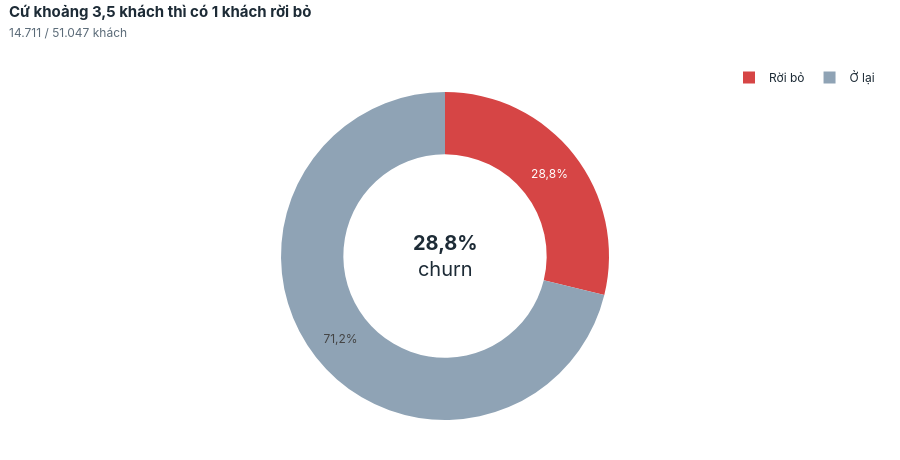

The notebook cell this image was saved under:
### Markdown cell above
### C01 — Churn lớn đến đâu?

### Code cell
show("C01_ty_le_churn")

### Figure 1 — Plotly figure (JSON) as saved in the notebook; plotly's stock layout.template omitted (floating-point values rounded to 4 significant figures)
{"data": [{"hole": 0.62, "hovertemplate": "%{label}: %{value:,.0f} khách<extra></extra>", "labels": ["Rời bỏ", "Ở lại"], "marker": {"colors": ["#D64545", "#8FA3B5"]}, "sort": false, "textinfo": "percent", "type": "pie", "values": [14711, 36336]}], "layout": {"annotations": [{"font": {"color": "#1D2B36", "size": 20}, "showarrow": false, "text": "<b>28,8%</b><br>churn"}], "font": {"color": "#1D2B36", "family": "Inter, Segoe UI, Arial, sans-serif", "size": 12}, "height": 460, "hoverlabel": {"bgcolor": "white", "font": {"color": "#1D2B36", "family": "Inter, Segoe UI, Arial, sans-serif"}}, "legend": {"orientation": "h", "title": {}, "x": 1, "xanchor": "right", "y": 1.0, "yanchor": "bottom"}, "margin": {"b": 40, "l": 10, "r": 20, "t": 92}, "paper_bgcolor": "white", "plot_bgcolor": "white", "separators": ",.", "title": {"font": {"color": "#1D2B36", "size": 15}, "pad": {"t": 8}, "text": "<b>Cứ khoảng 3,5 khách thì có 1 khách rời bỏ</b><br><span style='font-size:12px;color:#5B6B78'>14.711 / 51.047 khách</span>", "x": 0.01, "xanchor": "left", "y": 0.98, "yanchor": "top"}, "xaxis": {"automargin": true, "gridcolor": "#EDF1F4", "title": {"font": {"color": "#5B6B78"}}, "zeroline": false}, "yaxis": {"automargin": true, "gridcolor": "#EDF1F4", "title": {"font": {"color": "#5B6B78"}}, "zeroline": false}}}
